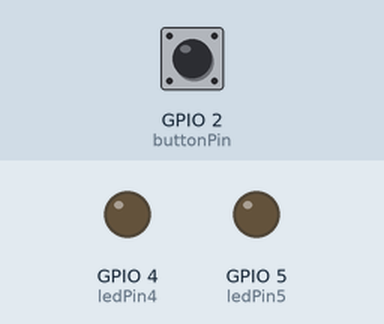
Recording of a sketch running on a simulated ESP32. Shown: output pins drawn as LEDs (lit = HIGH). Inputs (shaded band) come from the test bench; at power-on: GPIO 2 (buttonPin) LOW. What the sketch prints to the serial monitor is not drawn.

Above: at 1.2 s.
1.3 s: GPIO 2 (buttonPin) pulled HIGH for 0.15 s
At 1.37 s:
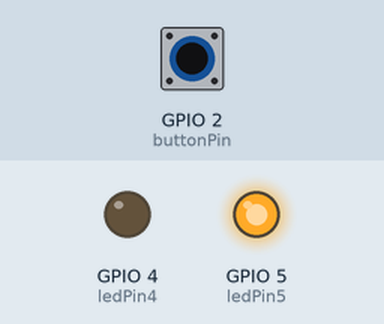
2.9 s: GPIO 2 (buttonPin) pulled HIGH for 3.2 s
At 7.3 s:
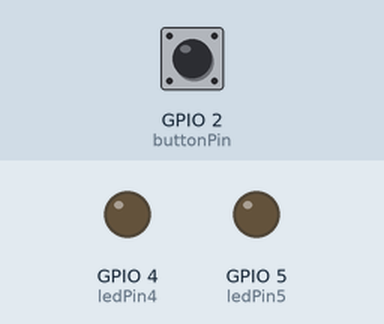
Timing chart, 0 to 8.8 s (numbered marks = the images above; inputs shaded):
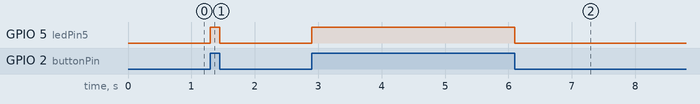

Measured:
- after the input at 1.3 s, GPIO 5 (ledPin5): LOW → HIGH at once, → LOW 0.15 s later
- after the input at 2.9 s, GPIO 5 (ledPin5): LOW → HIGH at once, → LOW 3.2 s later

The sketch:

ESP32_Digital_Inputs_and_Digital_Outputs.ino
```cpp
// Complete Instructions: https://RandomNerdTutorials.com/esp32-digital-inputs-outputs-arduino/

// set pin numbers
const int buttonPin = 2;  // the number of the pushbutton pin
const int ledPin4 = 4;    // the number of the LED pin
const int ledPin5 = 5;    // the number of the LED pin

// variable for storing the pushbutton status
int buttonState = 0;

void setup() {
  Serial.begin(115200);
  // initialize the pushbutton pin as an input
  pinMode(buttonPin, INPUT);
  // initialize the LED pin as an output
  pinMode(ledPin4, OUTPUT);
  pinMode(ledPin5, OUTPUT);
}

void loop() {
  // read the state of the pushbutton value
  buttonState = digitalRead(buttonPin);
  Serial.println(buttonState);
  // check if the pushbutton is pressed.
  // if it is, the buttonState is HIGH
  if (buttonState == HIGH) {
    // turn LED on
    digitalWrite(ledPin5, HIGH);
  } else {
    // turn LED off
    digitalWrite(ledPin5, LOW);
  }
}
```
